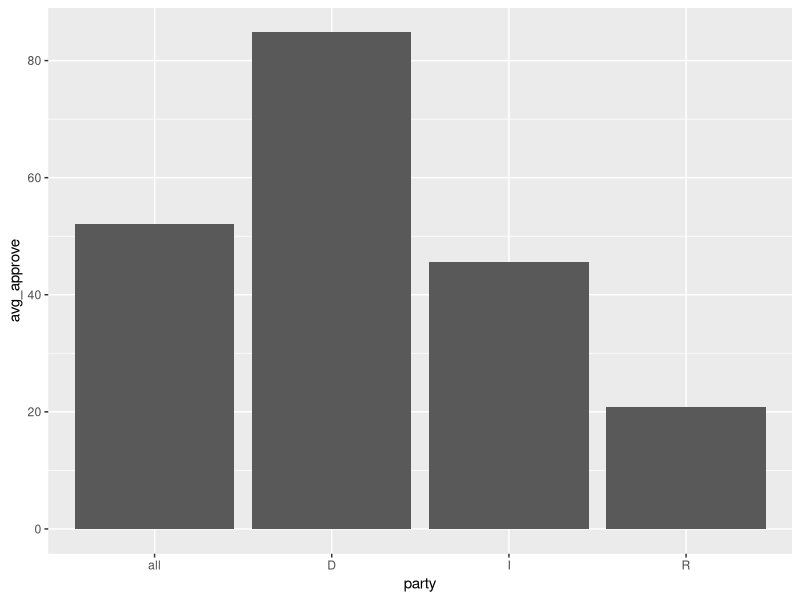

The R source for this figure:
## ---- chunk 1
library(tidyverse)
library(ggplot2)
library(dplyr)


covid <- read.csv("data/covid-19-polls-master/covid_approval_polls.csv")

view(covid)
## ---- chunk 2
covid |> 
  count(subject)
## ---- chunk 3
avg_covid <- covid |>
  group_by(party, subject) |>
  summarize(
    avg_approve = mean(approve, na.rm = TRUE),
    avg_disapprove = mean(disapprove, na.rm = TRUE))

avg_t <- avg_covid |>
  filter(subject == "Trump")

avg_b <- avg_covid |>
  filter(subject == "Biden")

avg_b
## ---- chunk 4

ggplot(data = avg_b, mapping = aes(x = party, y = avg_approve)) +
  geom_col()
